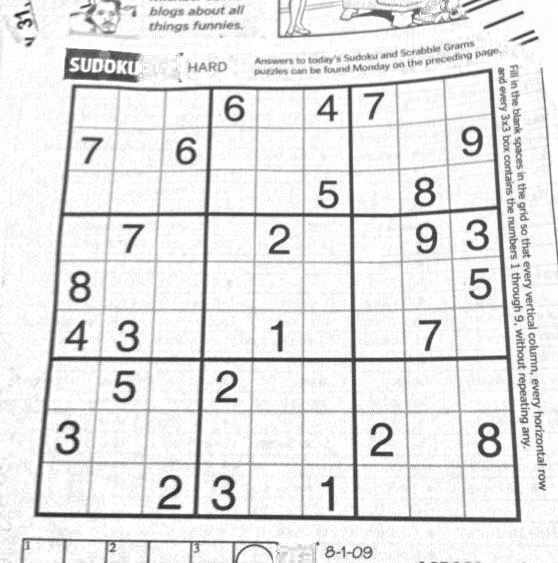
#> input picture dave.jpg, 558 x 563 px
$ python practice04.py
#> lines starting #> are read from the running program, lines starting #| are printed output that depends on the picture; after the words box and inside, x2 and y2 are one past the last pixel; in counts of white or black regions, pixels touching at a corner belong together
# -*- coding: utf-8 -*-
"""
Created on Mon Feb 06 09:50:27 2017

@author: USER
"""

#p.54


import cv2
import numpy as np
from matplotlib import pyplot as plt

img=cv2.imread('dave.jpg',0)
#> img is the input picture: shape (563, 558); min 27, max 255, mean 229.5
img=cv2.medianBlur(img,5)
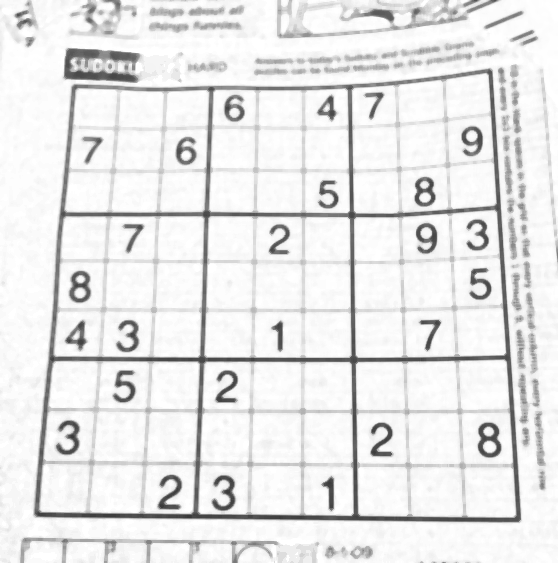
#> img: shape (563, 558); min 57, max 255, mean 231.7

ret, th1=cv2.threshold(img,127,255,cv2.THRESH_BINARY)
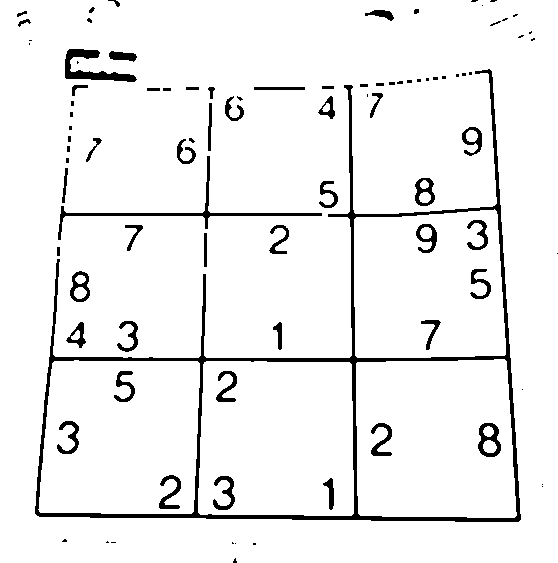
#> th1: shape (563, 558); 94.1% white; 92 black regions (43 under 20 px), largest, box (x1, y1, x2, y2) and area: (35, 69, 521, 522) 8874, (58, 156, 322, 240) 1106, (65, 49, 137, 82) 866
th2=cv2.adaptiveThreshold(img, 255, cv2.ADAPTIVE_THRESH_MEAN_C, \
                          cv2.THRESH_BINARY, 11, 2)
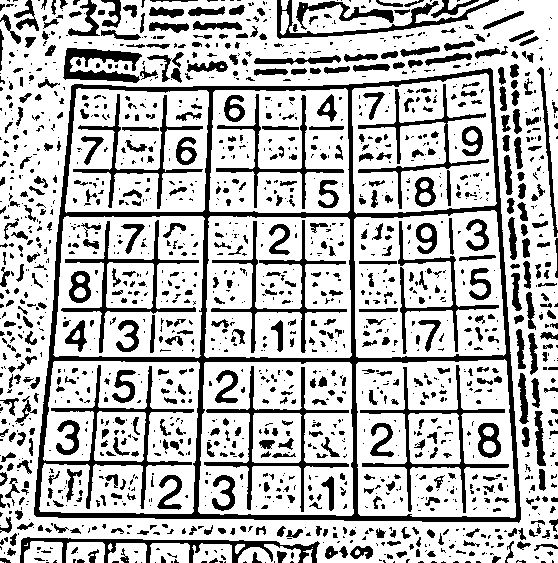
#> th2: shape (563, 558); 73.3% white; 1640 black regions (1059 under 20 px), largest, box (x1, y1, x2, y2) and area: (34, 68, 521, 523) 18269, (204, 366, 349, 512) 2040, (360, 365, 509, 513) 1997
th3=cv2.adaptiveThreshold(img, 255, cv2.ADAPTIVE_THRESH_GAUSSIAN_C,\
                          cv2.THRESH_BINARY,11,2)
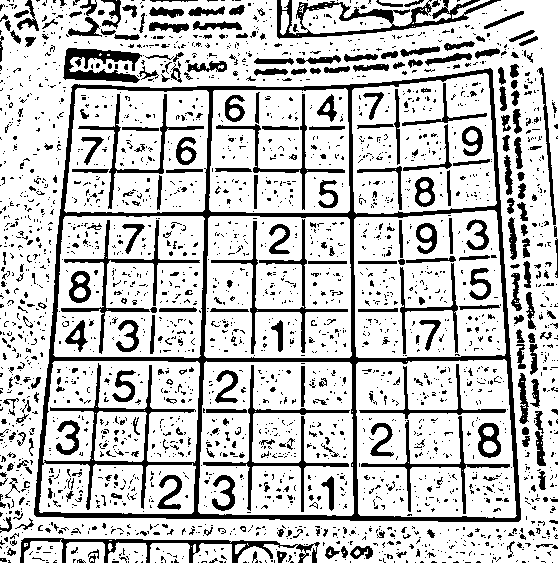
#> th3: shape (563, 558); 77.4% white; 2756 black regions (2421 under 20 px), largest, box (x1, y1, x2, y2) and area: (34, 68, 521, 522) 16633, (277, 0, 501, 39) 2299, (20, 538, 320, 563) 1825

titles=['Original Image','Global Thresholding(v=127)','Adaptive Mean Thresholding', 'Adaptive Gaussian Thresholding']
images=[img, th1, th2, th3]

for i in xrange(4):
    plt.subplot(2,2,i+1),plt.imshow(images[i],'gray')
    plt.title(titles[i])
    plt.xticks([]),plt.yticks([])

plt.show()

$ run again, with G.jpg copied over dave.jpg
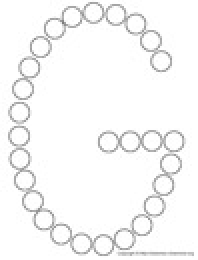
#> input picture G.jpg, 99 x 130 px (shown 2 times larger)
#> img is the input picture: shape (130, 99); min 122, max 255, mean 247.3
#> th1: shape (130, 99); every value is 255
#> `th2=cv2.adaptiveThreshold(img, 255, cv2.ADAPTIVE_THRESH_MEAN_C, \ cv2...`:
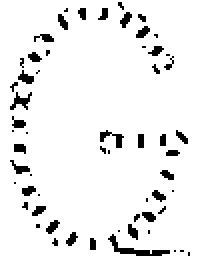
#> th2: shape (130, 99) (shown 2 times larger); 93% white; black in thin lines or dots, all inside (x1, y1, x2, y2) = (5, 1, 95, 128)
#> th3: shape (130, 99); 93.7% white; black in thin lines or dots, all inside (x1, y1, x2, y2) = (4, 1, 95, 128)
#> `plt.show()`:
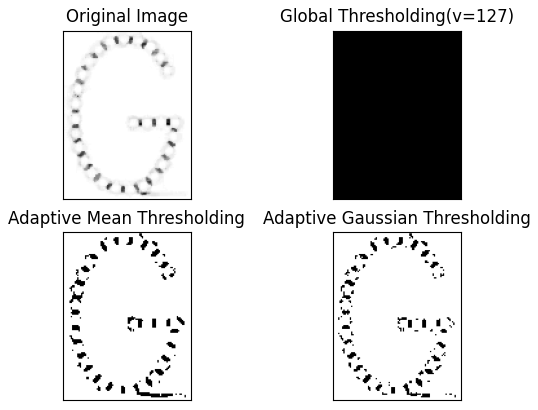
#> figure drawn by matplotlib, 4 panels
